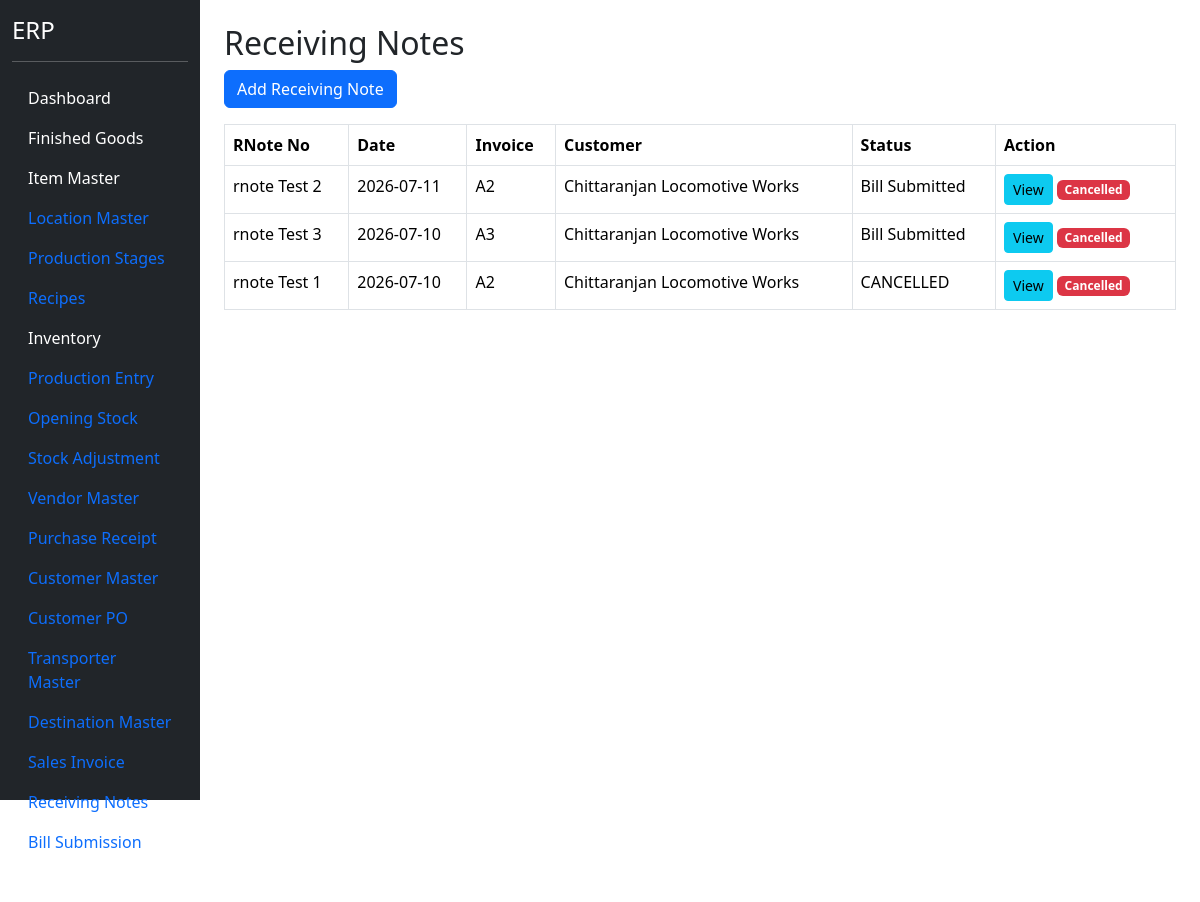
Page /receiving-note (signed in) on the earlier database version.
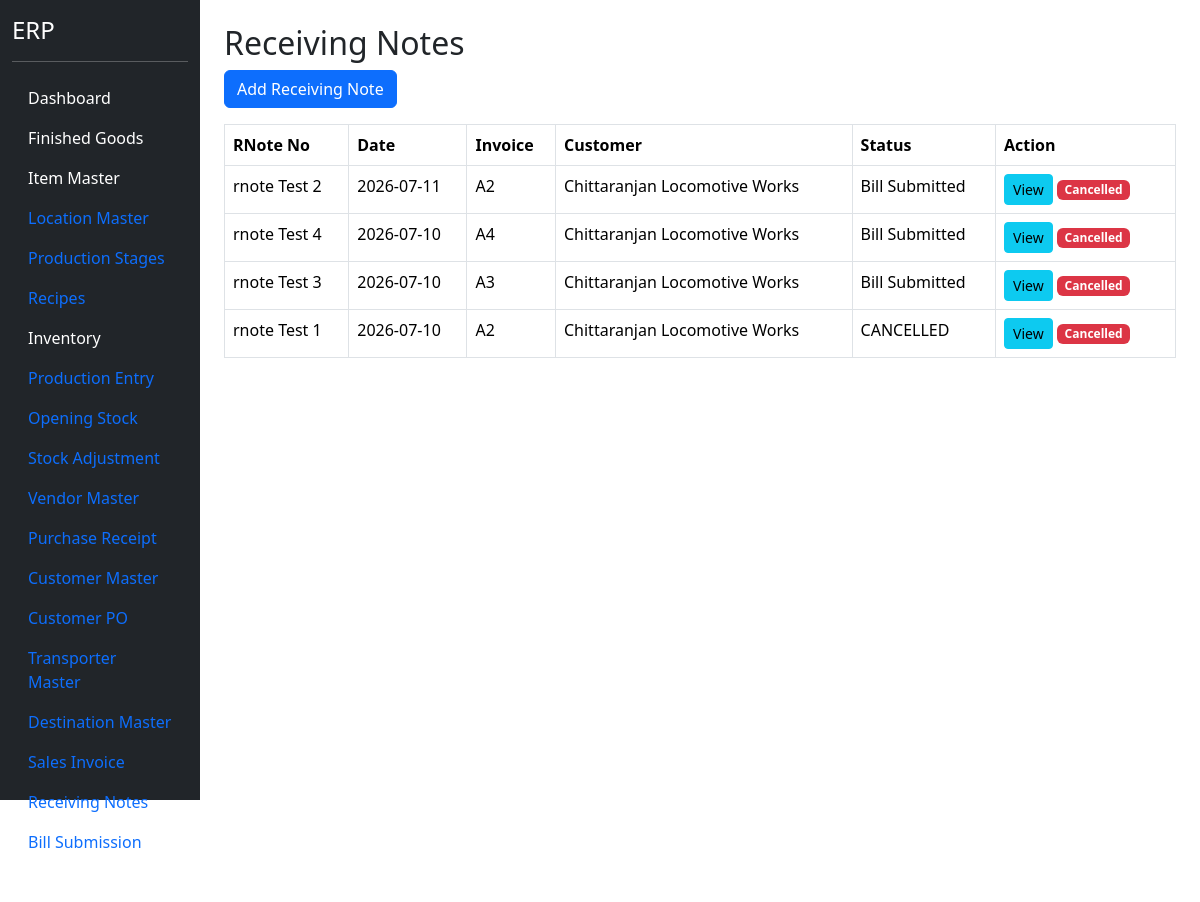
Same page on the later database version.
### models.py (models this page shows)
class ReceivingNoteHeader(db.Model):
    __tablename__ = "receiving_note_header"
    id = db.Column(
        db.Integer,
        primary_key=True
    )
    rnote_no = db.Column(
        db.String(50),
        unique=True,
        nullable=False
    )
    rnote_date = db.Column(
        db.Date,
        nullable=False
    )
    sales_invoice_header_id = db.Column(
        db.Integer,
        db.ForeignKey("sales_invoice_header.id"),
        nullable=False
    )
    customer_id = db.Column(
        db.Integer,
        db.ForeignKey("customer_master.id"),
        nullable=False
    )
    received_by = db.Column(
        db.String(150)
    )
    remarks = db.Column(
        db.String(500)
    )
    status = db.Column(
        db.String(30),
        default="OPEN"
    )
    invoice = db.relationship(
        "SalesInvoiceHeader"
    )
    customer = db.relationship(
        "CustomerMaster"
    )
    details = db.relationship(
    "ReceivingNoteDetail",
    backref="receiving_note",
    cascade="all, delete-orphan"
    )

class SalesInvoiceHeader(db.Model):
    __tablename__ = "sales_invoice_header"
    id = db.Column(
        db.Integer,
        primary_key=True
    )
    invoice_no = db.Column(
        db.String(50),
        nullable=False,
        unique=True
    )
    invoice_date = db.Column(
        db.Date,
        nullable=False
    )
    customer_po_header_id = db.Column(
        db.Integer,
        db.ForeignKey("customer_po_header.id"),
        nullable=False
    )
    customer_id = db.Column(
        db.Integer,
        db.ForeignKey("customer_master.id"),
        nullable=False
    )
    destination_id = db.Column(
        db.Integer,
        db.ForeignKey("destination_master.id"),
        nullable=False
    )
    transporter_id = db.Column(
        db.Integer,
        db.ForeignKey("transporter_master.id"),
        nullable=False
    )
    vehicle_no = db.Column(
        db.String(50)
    )
    lr_no = db.Column(
        db.String(100)
    )
    eway_bill_no = db.Column(
        db.String(100)
    )
    location_id = db.Column(
    db.Integer,
    db.ForeignKey("location_master.id"),
    nullable=False
    )
    remarks = db.Column(
        db.String(500)
    )
    status = db.Column(
        db.String(30),
        default="Pending RNote"
    )
    customer = db.relationship("CustomerMaster")
    customer_po = db.relationship("CustomerPOHeader")
    destination = db.relationship("DestinationMaster")
    transporter = db.relationship("TransporterMaster")
    location = db.relationship("LocationMaster")
    details = db.relationship(
        "SalesInvoiceDetail",
        backref="invoice",
        cascade="all, delete-orphan"
    )

class CustomerMaster(db.Model):
    __tablename__ = "customer_master"
    id = db.Column(
        db.Integer,
        primary_key=True
    )
    customer_code = db.Column(
        db.String(20),
        unique=True,
        nullable=True
    )
    customer_name = db.Column(
        db.String(200),
        nullable=False
    )
    contact_person = db.Column(
        db.String(100)
    )
    mobile = db.Column(
        db.String(20)
    )
    email = db.Column(
        db.String(100)
    )
    gst_no = db.Column(
        db.String(30)
    )
    pan_no = db.Column(
        db.String(20)
    )
    address = db.Column(
        db.String(500)
    )
    city = db.Column(
        db.String(100)
    )
    state = db.Column(
        db.String(100)
    )
    country = db.Column(
        db.String(100),
        default="India"
    )
    pincode = db.Column(
        db.String(20)
    )
    credit_days = db.Column(
        db.Integer,
        default=30
    )
    credit_limit = db.Column(
        db.Float,
        default=0
    )
    active = db.Column(
        db.Boolean,
        default=True
    )

### blueprints/masters/routes.py (the view)
@masters_bp.route("/receiving-note")
@login_required
def receiving_note():
    rnote_list = ReceivingNoteHeader.query.order_by(
        ReceivingNoteHeader.rnote_date.desc(),
        ReceivingNoteHeader.rnote_no.desc()
    ).all()
    return render_template(
        "receiving_note.html",
        rnote_list=rnote_list
    )

### app.py (called while the page is built)
@login_manager.user_loader
def load_user(user_id):
    return User.query.get(int(user_id))

### templates/receiving_note.html (shortened to what this page needs)
{% extends "base.html" %}
{% block content %}
<div class="container mt-4">
<h2>
Receiving Notes
</h2>
<a
href="/receiving-note/add"
class="btn btn-primary mb-3">
Add Receiving Note
</a>
<table class="table table-bordered">
<thead>
<tr>
<th>RNote No</th>
<th>Date</th>
<th>Invoice</th>
<th>Customer</th>
<th>Status</th>
<th width="180">Action</th>
</tr>
</thead>
<tbody>
{% for rnote in rnote_list %}
<tr>
<td>{{ rnote.rnote_no }}</td>
<td>{{ rnote.rnote_date }}</td>
<td>{{ rnote.invoice.invoice_no }}</td>
<td>{{ rnote.customer.customer_name }}</td>
<td>{{ rnote.status }}</td>
<td>
<a
href="{{ url_for('masters.view_receiving_note',id=rnote.id) }}"
class="btn btn-info btn-sm">
View
</a>
{% if rnote.status=="ACTIVE" %}
<button
class="btn btn-danger btn-sm"
data-bs-toggle="modal"
data-bs-target="#cancelRNoteModal"
data-id="{{ rnote.id }}"
data-number="{{ rnote.rnote_no }}">
Cancel
</button>
{% else %}
<span class="badge bg-danger">
Cancelled
</span>
{% endif %}
</td>
</tr>
{% endfor %}
</tbody>
</table>
</div>
{% endblock %}

Differences in the rows shown:
added ReceivingNoteHeader: rnote_no "rnote Test 4", rnote_date "2026-07-10", invoice.invoice_no "A4", customer.customer_name "Chittaranjan Locomotive Works", status "Bill Submitted", shows "Cancelled"
